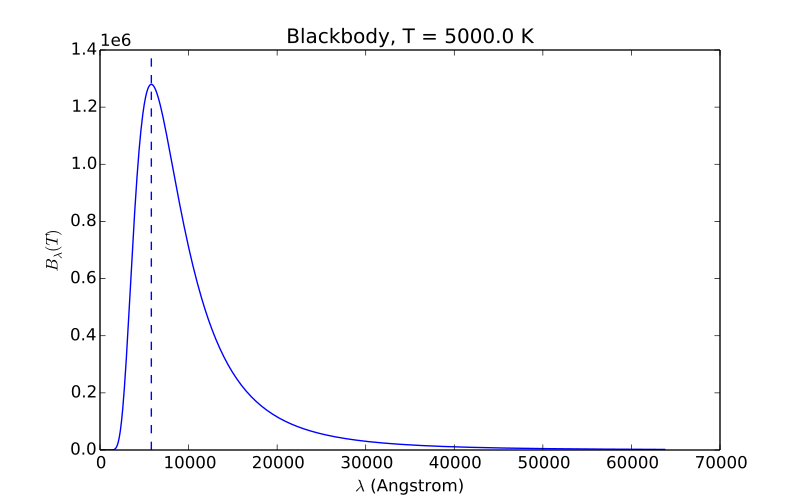

The Python source for this figure:
import matplotlib.pyplot as plt
import numpy as np
from astropy import constants as const
from astropy import units as u
from astropy.analytic_functions import blackbody_lambda

temperature = 5000 * u.K
wavemax = (const.b_wien / temperature).to(u.AA)  # Wien's displacement law
waveset = np.logspace(
    0, np.log10(wavemax.value + 10 * wavemax.value), num=1000) * u.AA
with np.errstate(all='ignore'):
    flux = blackbody_lambda(waveset, temperature)

fig, ax = plt.subplots(figsize=(8,5))
ax.plot(waveset.value, flux.value)
ax.axvline(wavemax.value, ls='--')
ax.get_yaxis().get_major_formatter().set_powerlimits((0, 1))
ax.set_xlabel(r'$\lambda$ ({0})'.format(waveset.unit))
ax.set_ylabel(r'$B_{\lambda}(T)$')
ax.set_title('Blackbody, T = {0}'.format(temperature))
